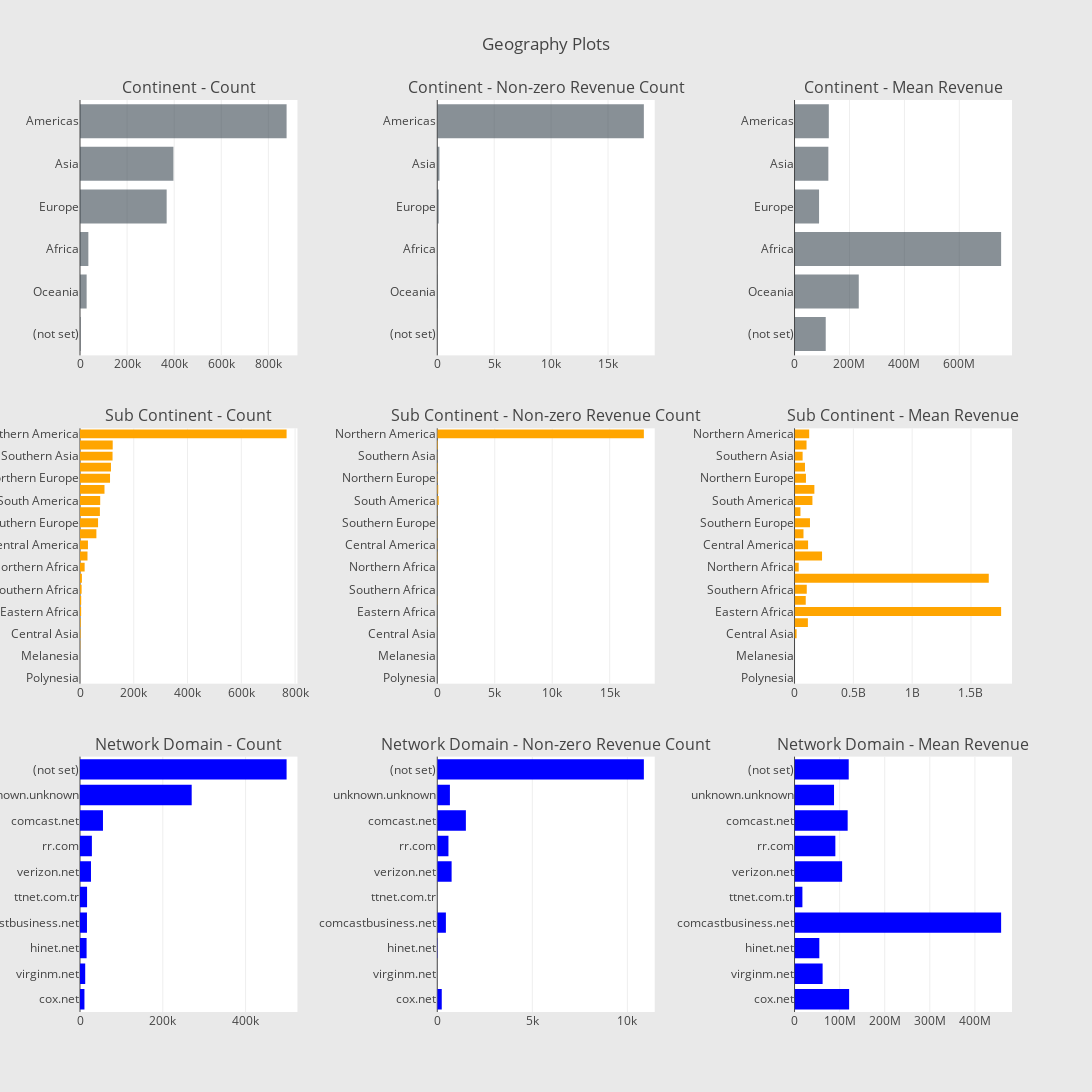

The code cell stored with this chart in its notebook:
### Code cell
# Continent
cnt_srs = train_df.groupby('geoNetwork.continent')['totals.transactionRevenue'].agg(['size', 'count', 'mean'])
cnt_srs.columns = ["count", "count of non-zero revenue", "mean"]
cnt_srs = cnt_srs.sort_values(by="count", ascending=False)
trace1 = horizontal_bar_chart(cnt_srs["count"].head(10), 'rgba(58, 71, 80, 0.6)')
trace2 = horizontal_bar_chart(cnt_srs["count of non-zero revenue"].head(10), 'rgba(58, 71, 80, 0.6)')
trace3 = horizontal_bar_chart(cnt_srs["mean"].head(10), 'rgba(58, 71, 80, 0.6)')

# Sub-continent
cnt_srs = train_df.groupby('geoNetwork.subContinent')['totals.transactionRevenue'].agg(['size', 'count', 'mean'])
cnt_srs.columns = ["count", "count of non-zero revenue", "mean"]
cnt_srs = cnt_srs.sort_values(by="count", ascending=False)
trace4 = horizontal_bar_chart(cnt_srs["count"], 'orange')
trace5 = horizontal_bar_chart(cnt_srs["count of non-zero revenue"], 'orange')
trace6 = horizontal_bar_chart(cnt_srs["mean"], 'orange')

# Network domain
cnt_srs = train_df.groupby('geoNetwork.networkDomain')['totals.transactionRevenue'].agg(['size', 'count', 'mean'])
cnt_srs.columns = ["count", "count of non-zero revenue", "mean"]
cnt_srs = cnt_srs.sort_values(by="count", ascending=False)
trace7 = horizontal_bar_chart(cnt_srs["count"].head(10), 'blue')
trace8 = horizontal_bar_chart(cnt_srs["count of non-zero revenue"].head(10), 'blue')
trace9 = horizontal_bar_chart(cnt_srs["mean"].head(10), 'blue')

# Creating two subplots
fig = tools.make_subplots(rows=3, cols=3, vertical_spacing=0.08, horizontal_spacing=0.15, 
                          subplot_titles=["Continent - Count", "Continent - Non-zero Revenue Count", "Continent - Mean Revenue",
                                          "Sub Continent - Count",  "Sub Continent - Non-zero Revenue Count", "Sub Continent - Mean Revenue",
                                          "Network Domain - Count", "Network Domain - Non-zero Revenue Count", "Network Domain - Mean Revenue"])

fig.append_trace(trace1, 1, 1)
fig.append_trace(trace2, 1, 2)
fig.append_trace(trace3, 1, 3)
fig.append_trace(trace4, 2, 1)
fig.append_trace(trace5, 2, 2)
fig.append_trace(trace6, 2, 3)
fig.append_trace(trace7, 3, 1)
fig.append_trace(trace8, 3, 2)
fig.append_trace(trace9, 3, 3)

fig['layout'].update(height=1500, width=1200, paper_bgcolor='rgb(233,233,233)', title="Geography Plots")
py.iplot(fig, filename='geo-plots')

### Figure 1 — Plotly figure (JSON) as saved in the notebook; plotly's stock layout.template omitted (floating-point values rounded to 4 significant figures)
{"data": [{"marker": {"color": "rgba(58, 71, 80, 0.6)"}, "orientation": "h", "showlegend": false, "type": "bar", "uid": "b11bdf8b-72a6-4362-ac1d-c3dc7a0a9d25", "x": [2517, 28180, 35481, 368037, 396719, 877403], "xaxis": "x", "y": ["(not set)", "Oceania", "Africa", "Europe", "Asia", "Americas"], "yaxis": "y"}, {"marker": {"color": "rgba(58, 71, 80, 0.6)"}, "orientation": "h", "showlegend": false, "type": "bar", "uid": "5f8f2a16-1a60-42d0-a09e-33dc409a2f7c", "x": [7, 29, 12, 126, 190, 18150], "xaxis": "x2", "y": ["(not set)", "Oceania", "Africa", "Europe", "Asia", "Americas"], "yaxis": "y2"}, {"marker": {"color": "rgba(58, 71, 80, 0.6)"}, "orientation": "h", "showlegend": false, "type": "bar", "uid": "dfc6b8e0-5ea2-4e75-a72b-af2323f9a90e", "x": [113600000.0, 233800000.0, 752200000.0, 89270000.0, 123100000.0, 124800000.0], "xaxis": "x3", "y": ["(not set)", "Oceania", "Africa", "Europe", "Asia", "Americas"], "yaxis": "y3"}, {"marker": {"color": "orange"}, "orientation": "h", "showlegend": false, "type": "bar", "uid": "d4574f5a-c8b3-4e44-bb14-b3e6df143e88", "x": [52, 128, 133, 927, 1985, 2517, 4194, 4382, 6019, 7086, 17255, 27867, 29564, 60966, 67184, 74007, 75112, 91072, 111693, 115153, 121062, 121634, 768345], "xaxis": "x4", "y": ["Polynesia", "Micronesian Region", "Melanesia", "Middle Africa", "Central Asia", "(not set)", "Eastern Africa", "Caribbean", "Southern Africa", "Western Africa", "Northern Africa", "Australasia", "Central America", "Western Asia", "Southern Europe", "Eastern Europe", "South America", "Eastern Asia", "Northern Europe", "Western Europe", "Southern Asia", "Southeast Asia", "Northern America"], "yaxis": "y4"}, {"marker": {"color": "orange"}, "orientation": "h", "showlegend": false, "type": "bar", "uid": "547b027a-d61d-4d36-881e-f5fba866ae1a", "x": [0, 0, 0, 0, 2, 7, 3, 19, 3, 2, 4, 29, 36, 25, 13, 22, 122, 83, 43, 48, 21, 59, 17973], "xaxis": "x5", "y": ["Polynesia", "Micronesian Region", "Melanesia", "Middle Africa", "Central Asia", "(not set)", "Eastern Africa", "Caribbean", "Southern Africa", "Western Africa", "Northern Africa", "Australasia", "Central America", "Western Asia", "Southern Europe", "Eastern Europe", "South America", "Eastern Asia", "Northern Europe", "Western Europe", "Southern Asia", "Southeast Asia", "Northern America"], "yaxis": "y5"}, {"marker": {"color": "orange"}, "orientation": "h", "showlegend": false, "type": "bar", "uid": "ad90422b-7d48-4148-bf31-232eb23a41a6", "x": [null, null, null, null, 17490000, 113600000.0, 1756000000.0, 95290000.0, 104000000.0, 1651200000, 35732500, 233800000.0, 115200000.0, 76108800, 131240000, 50240000.0, 152100000.0, 168600000.0, 97120000.0, 88750000.0, 68780000.0, 102000000.0, 124700000.0], "xaxis": "x6", "y": ["Polynesia", "Micronesian Region", "Melanesia", "Middle Africa", "Central Asia", "(not set)", "Eastern Africa", "Caribbean", "Southern Africa", "Western Africa", "Northern Africa", "Australasia", "Central America", "Western Asia", "Southern Europe", "Eastern Europe", "South America", "Eastern Asia", "Northern Europe", "Western Europe", "Southern Asia", "Southeast Asia", "Northern America"], "yaxis": "y6"}, {"marker": {"color": "blue"}, "orientation": "h", "showlegend": false, "type": "bar", "uid": "990a133e-2d09-49e1-b484-86204546ee58", "x": [10722, 12594, 15933, 16826, 17078, 26547, 28715, 55486, 269796, 499049], "xaxis": "x7", "y": ["cox.net", "virginm.net", "hinet.net", "comcastbusiness.net", "ttnet.com.tr", "verizon.net", "rr.com", "comcast.net", "unknown.unknown", "(not set)"], "yaxis": "y7"}, {"marker": {"color": "blue"}, "orientation": "h", "showlegend": false, "type": "bar", "uid": "5dfd89c6-6dce-47fa-b5a6-07202606ecf2", "x": [236, 1, 17, 454, 1, 755, 588, 1505, 665, 10867], "xaxis": "x8", "y": ["cox.net", "virginm.net", "hinet.net", "comcastbusiness.net", "ttnet.com.tr", "verizon.net", "rr.com", "comcast.net", "unknown.unknown", "(not set)"], "yaxis": "y8"}, {"marker": {"color": "blue"}, "orientation": "h", "showlegend": false, "type": "bar", "uid": "28b114c3-a00b-472f-8eb0-8ec7791a41b5", "x": [121100000.0, 62270000, 54980000.0, 458100000.0, 17460000, 105500000.0, 90520000.0, 117800000.0, 87600000.0, 120200000.0], "xaxis": "x9", "y": ["cox.net", "virginm.net", "hinet.net", "comcastbusiness.net", "ttnet.com.tr", "verizon.net", "rr.com", "comcast.net", "unknown.unknown", "(not set)"], "yaxis": "y9"}], "layout": {"annotations": [{"font": {"size": 16}, "showarrow": false, "text": "Continent - Count", "x": 0.1167, "xanchor": "center", "xref": "paper", "y": 1, "yanchor": "bottom", "yref": "paper"}, {"font": {"size": 16}, "showarrow": false, "text": "Continent - Non-zero Revenue Count", "x": 0.5, "xanchor": "center", "xref": "paper", "y": 1, "yanchor": "bottom", "yref": "paper"}, {"font": {"size": 16}, "showarrow": false, "text": "Continent - Mean Revenue", "x": 0.8833, "xanchor": "center", "xref": "paper", "y": 1, "yanchor": "bottom", "yref": "paper"}, {"font": {"size": 16}, "showarrow": false, "text": "Sub Continent - Count", "x": 0.1167, "xanchor": "center", "xref": "paper", "y": 0.64, "yanchor": "bottom", "yref": "paper"}, {"font": {"size": 16}, "showarrow": false, "text": "Sub Continent - Non-zero Revenue Count", "x": 0.5, "xanchor": "center", "xref": "paper", "y": 0.64, "yanchor": "bottom", "yref": "paper"}, {"font": {"size": 16}, "showarrow": false, "text": "Sub Continent - Mean Revenue", "x": 0.8833, "xanchor": "center", "xref": "paper", "y": 0.64, "yanchor": "bottom", "yref": "paper"}, {"font": {"size": 16}, "showarrow": false, "text": "Network Domain - Count", "x": 0.1167, "xanchor": "center", "xref": "paper", "y": 0.28, "yanchor": "bottom", "yref": "paper"}, {"font": {"size": 16}, "showarrow": false, "text": "Network Domain - Non-zero Revenue Count", "x": 0.5, "xanchor": "center", "xref": "paper", "y": 0.28, "yanchor": "bottom", "yref": "paper"}, {"font": {"size": 16}, "showarrow": false, "text": "Network Domain - Mean Revenue", "x": 0.8833, "xanchor": "center", "xref": "paper", "y": 0.28, "yanchor": "bottom", "yref": "paper"}], "height": 1500, "paper_bgcolor": "rgb(233,233,233)", "title": "Geography Plots", "width": 1200, "xaxis": {"anchor": "y", "domain": [0, 0.2333]}, "xaxis2": {"anchor": "y2", "domain": [0.3833, 0.6167]}, "xaxis3": {"anchor": "y3", "domain": [0.7667, 1.0]}, "xaxis4": {"anchor": "y4", "domain": [0, 0.2333]}, "xaxis5": {"anchor": "y5", "domain": [0.3833, 0.6167]}, "xaxis6": {"anchor": "y6", "domain": [0.7667, 1.0]}, "xaxis7": {"anchor": "y7", "domain": [0, 0.2333]}, "xaxis8": {"anchor": "y8", "domain": [0.3833, 0.6167]}, "xaxis9": {"anchor": "y9", "domain": [0.7667, 1.0]}, "yaxis": {"anchor": "x", "domain": [0.72, 1]}, "yaxis2": {"anchor": "x2", "domain": [0.72, 1]}, "yaxis3": {"anchor": "x3", "domain": [0.72, 1]}, "yaxis4": {"anchor": "x4", "domain": [0.36, 0.64]}, "yaxis5": {"anchor": "x5", "domain": [0.36, 0.64]}, "yaxis6": {"anchor": "x6", "domain": [0.36, 0.64]}, "yaxis7": {"anchor": "x7", "domain": [0, 0.28]}, "yaxis8": {"anchor": "x8", "domain": [0, 0.28]}, "yaxis9": {"anchor": "x9", "domain": [0, 0.28]}}}
